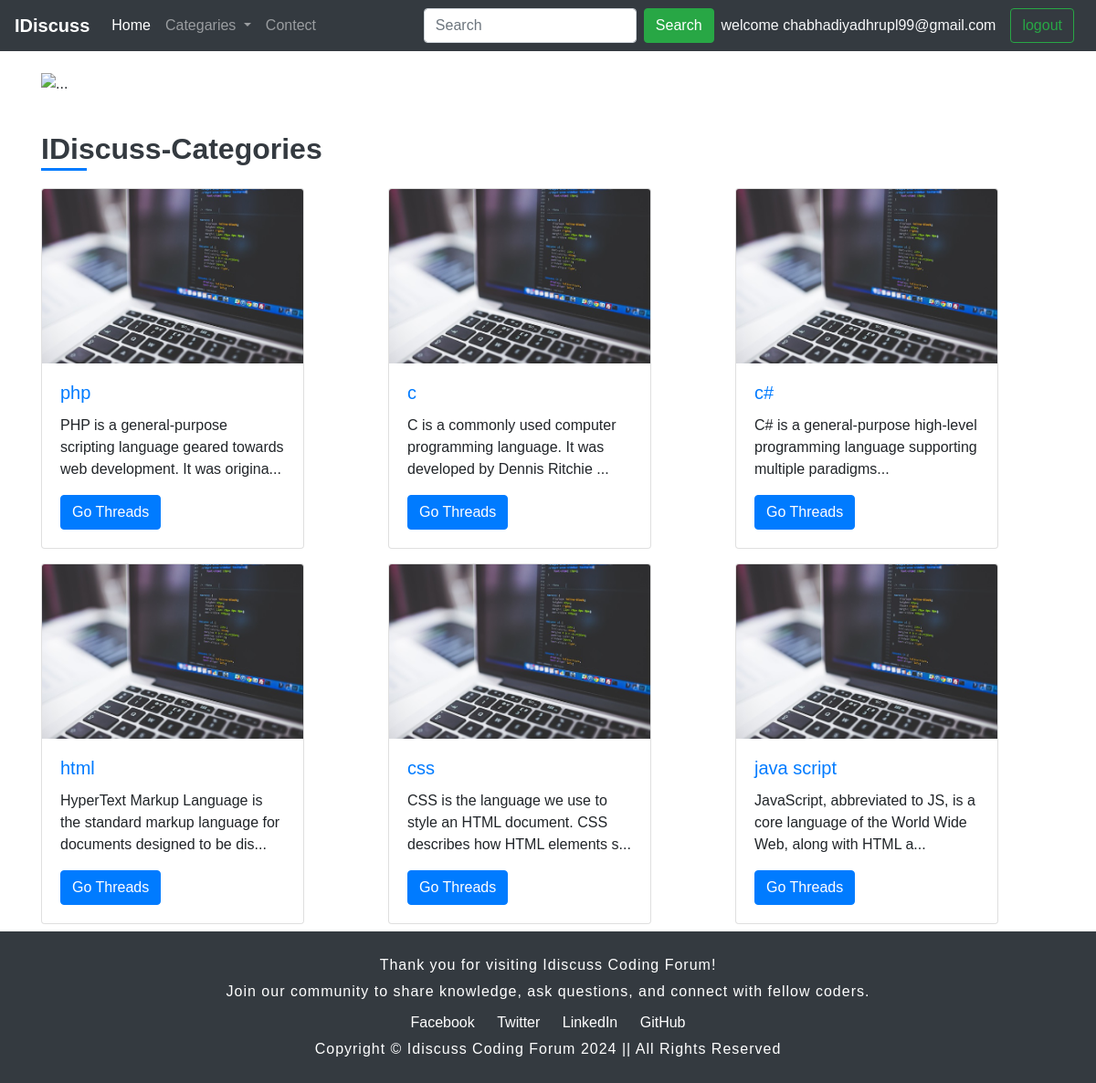
The page /Forum/test.php (signed in) on the database its author committed.
### tables this page shows
CREATE TABLE `categories` (
  `categories_id` int(11) NOT NULL,
  `categories_name` varchar(255) NOT NULL,
  `categories_discription` text NOT NULL,
  `CreateTime` datetime NOT NULL DEFAULT current_timestamp()
);

### Forum/test.php (the view, shortened to what this page needs)
<!doctype html>
<html lang="en">
<head>
    <link rel="stylesheet" href="https://cdn.jsdelivr.net/npm/bootstrap@4.5.3/dist/css/bootstrap.min.css"
>
</head>
<body>
    <?php include 'Partials/Connect.php'?>
    <?php include "partials/_Header.php" ?>
    <div class="container my-4">
        <div id="carouselExampleControls" class="carousel slide" data-ride="carousel">
            <div class="carousel-inner">
                <div class="carousel-item active">
                    <img src="https://images.unsplash.com/photo-1667372393086-9d4001d51cf1?w=1000&auto=format&fit=crop&q=60&ixlib=rb-4.0.3&ixid=M3wxMjA3fDB8MHxzZWFyY2h8MTIzfHxwaHAlMjBkZXZlbG9wZXJ8ZW58MHx8MHx8fDA%3D"
                        class="d-block w-100" alt="...">
                </div>
            </div>
            <a class="carousel-control-prev" href="#carouselExampleControls" role="button" data-slide="prev">
                <span class="carousel-control-prev-icon" aria-hidden="true"></span>
            </a>
            <a class="carousel-control-next" href="#carouselExampleControls" role="button" data-slide="next">
                <span class="carousel-control-next-icon" aria-hidden="true"></span>
            </a>
        </div>
    </div>
    <div class="container">
        <h2 class="text-center my-3">IDiscuss-Categories</h2>
        <div class="row">
            <?php
            $sql = "SELECT * FROM `categories`";
            $result = mysqli_query($conn, $sql);
            while ($row = mysqli_fetch_assoc($result)) {
                $catid = $row['categories_id'];
                $cat = $row['categories_name'];
                $desc = $row['categories_discription'];
                echo '<div class="col-md-4">
                    <div class="card my-2" style="width: 18rem;">
                        <img src="images/threads.jpg"
                            class="card-img-top" alt="...">
                        <div class="card-body">
                            <h5 class="card-title"><a href="Threadlist.php?catid=' . $catid . '">' . $cat . '</a></h5>
                            <p class="card-text">' . substr($desc, 0, 90) . '...</p>
                            <a href="Threadlist.php?catid=' . $catid . '" class="btn btn-primary">Go Threads</a>
                        </div>
                    </div>
                </div>';
            }
            ?>
        </div>
    </div>
    <?php include "partials/_Footer.php" ?>
</body>
</html>

### Forum/test.php (style rules this page uses)
.carousel-item img { transition: transform 0.5s ease; }
.card { transition: transform 0.3s ease, box-shadow 0.3s ease; }
h2 { position: relative; display: inline-block; color: #343a40; font-weight: bold; margin-bottom: 20px; }
h2::after { content: ""; display: block; width: 50px; height: 3px; background: #007bff; position: absolute; left: 0; bottom: -5px; transition: width 0.3s ease; }

### Forum/Partials/_Footer.php (style rules this page uses)
body { margin: 0; font-family: Arial, sans-serif; display: flex; flex-direction: column; min-height: 100vh; }

### rows shown on the page
categories: categories_name "php", categories_discription "PHP is a general-purpose scripting language geared towards web development. It was origina"
categories: categories_name "c", categories_discription "C is a commonly used computer programming language. It was developed by Dennis Ritchie"
categories: categories_name "c#", categories_discription "C# is a general-purpose high-level programming language supporting multiple paradigms"
categories: categories_name "html", categories_discription "HyperText Markup Language is the standard markup language for documents designed to be dis"
categories: categories_name "css", categories_discription "CSS is the language we use to style an HTML document. CSS describes how HTML elements s"
categories: categories_name "java script", categories_discription "JavaScript, abbreviated to JS, is a core language of the World Wide Web, along with HTML a"

### other values the page prints
$_SESSION['useremail'] "chabhadiyadhrupl99@gmail.com"
